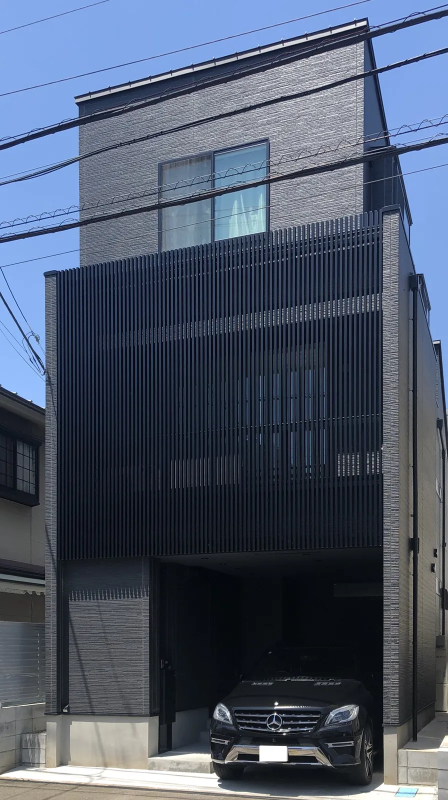
#> input picture site/img/0-l.webp, 896 x 1600 px, given in place of 0.JPG, which was not available (shown at 1/2 size)
$ python images.py ../site/img
#> lines starting #> are read from the running program, lines starting #| are printed output that depends on the picture
"""Make web images from the original photos.

Usage: python3 tools/images.py <dir with 0.JPG ... 47.JPG>

  img/{n}-l.webp   1600px long edge  (lightbox)
  img/{n}-t.webp    520px long edge  (thumbnails)
  img/{n}-m.webp    960px long edge  (highlight cards)
  img/hero-640.webp, img/hero-1000.webp  (exterior, hero)
  img/og.jpg        1200x630 share image

EXIF (camera data, orientation) is applied and then dropped.
"""
import sys
from pathlib import Path

from PIL import Image, ImageOps

from data import HIGHLIGHTS

OUT = Path(__file__).resolve().parent.parent / "site" / "img"


def load(src, n):
#> called with n = 0
    return ImageOps.exif_transpose(Image.open(src / f"{n}.JPG")).convert("RGB")
#> returned value is the input picture: PIL image 896x1600 RGB; mean R, G, B 76, 86.8, 105.2


def save(im, box, name, q):
    im = im.copy()
    im.thumbnail(box, Image.LANCZOS)
    im.save(OUT / name, "WEBP", quality=q, method=6)


def main(src):
    src = Path(src)
    OUT.mkdir(parents=True, exist_ok=True)
    for n in range(48):
        im = load(src, n)
        save(im, (1600, 1600), f"{n}-l.webp", 80)
        save(im, (520, 520), f"{n}-t.webp", 72)
#> call 2 of save, with box = (520, 520), name = '0-t.webp', q = 72
#> in save (call 2), `im.thumbnail(box, Image.LANCZOS)`:
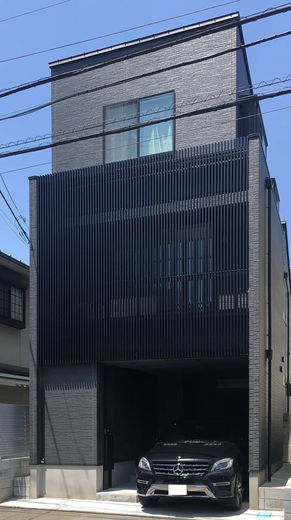
#> im: PIL image 291x520 RGB; mean R, G, B 76, 86.8, 105.2
#> pass 2 of the loop in main, `for n in range(48):`:
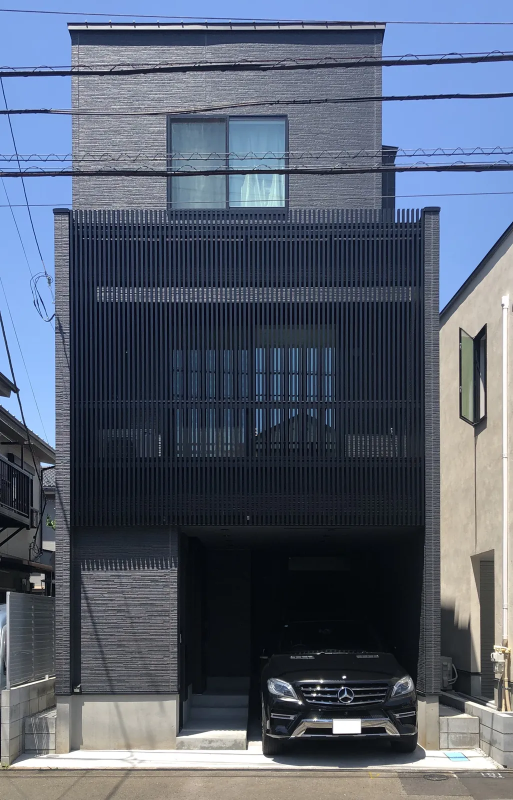
#> input picture site/img/1-l.webp, 1026 x 1600 px, given in place of 1.JPG, which was not available (shown at 1/2 size)
#> in load, returned value is the input picture: PIL image 1026x1600 RGB; mean R, G, B 86.2, 95.5, 111.9
#> in save (call 4), `im.thumbnail(box, Image.LANCZOS)`:
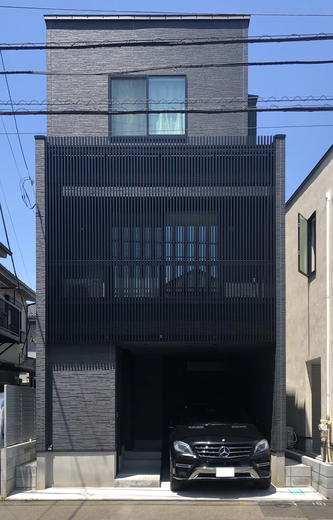
#> im: PIL image 333x520 RGB; mean R, G, B 86.2, 95.5, 111.9
    for pid, *_ in HIGHLIGHTS:
        save(load(src, pid), (960, 960), f"{pid}-m.webp", 76)
    hero = load(src, 0)
    for w in (640, 1000):
        h = round(hero.height * w / hero.width)
        hero.resize((w, h), Image.LANCZOS).save(OUT / f"hero-{w}.webp", "WEBP", quality=74, method=6)
    og = ImageOps.fit(load(src, 25), (1200, 630), Image.LANCZOS)
    og.save(OUT / "og.jpg", "JPEG", quality=82, optimize=True, progressive=True)


if __name__ == "__main__":
#> (the run stopped early here; a loop or call above may not have finished)
